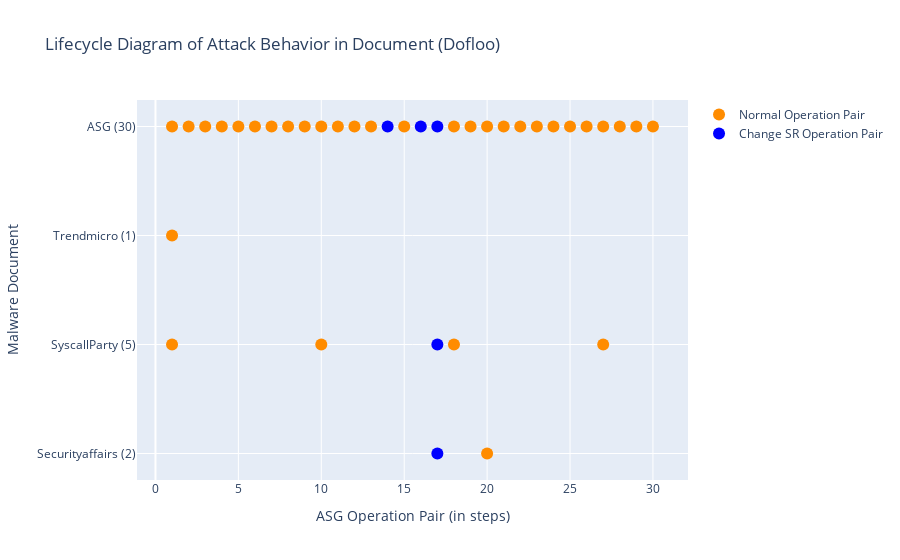

The notebook cell this image was saved under:
### Markdown cell above
### Run Script: draw Lifecycle diagram
- 兩個 traces (legend) 一般的 OP 和 ChangeSys OP。分兩個顏色，不重疊。
- x: [a,a,a,a,b,b,b,c,c,c] 不同 report 的 step 可以放同一個 list，因為屬於同個 trace。

### Code cell
# import plotly.express as px
import plotly.graph_objects as go

def symmetric_difference(list1: list, list2: list) -> list:
    ''' return list1 - list2. '''
    s = set(list2)
    temp3 = [x for x in list1 if x not in s]
    return temp3

def draw_lifecycle(fset:FamilySet):
    familname = fset.familyname
    # reportnames = [rem.reportname for rem in fset.rem_lst if len(rem.match_regex)]

    fig = go.Figure()
    x, y = [], []
    x_sys, y_sys = [], []
    for i, rem in enumerate(fset.rem_lst):
        if len(rem.OPset_order_index) == 0:
            continue

        numOfDot = len(rem.OPset_order_index)
        reportname = rem.reportname.split('.')[0]
        reportname = reportname.split('-')[1]
        if reportname == 'Ms':
            reportname = 'Microsoft'
        reportname += f' ({numOfDot})'
        x_sys.extend(rem.SysOPset_order_index) # 改變系統設定檔的 OP
        y_sys.extend([reportname] * len(rem.SysOPset_order_index))
        current_x_normal = symmetric_difference(rem.OPset_order_index, rem.SysOPset_order_index) # 一般的/其餘的 OP
        # print(reportname, 'numOfDot', numOfDot, 'rem.OPset_order_index', rem.OPset_order_index)
        # print('x_normal', current_x_normal, 'x_sys', rem.SysOPset_order_index)
        x.extend(current_x_normal)
        y.extend([reportname] * len(current_x_normal))
        pass
    # todo: add baseline's lifecycle
    print()
    rowname = f'ASG ({len(fset.sample.OPset)})'
    current_x_system = fset.sample.OPset_sysOnly_ordered_index
    current_x_normal = symmetric_difference(list(range(len(fset.sample.OPset))), current_x_system) # all steps - sysobj steps
    # print(sorted(current_x_system)) # 只能放UPDATE的，OPEN/READ不能喔
    x_sys.extend(current_x_system)
    y_sys.extend([rowname] * len(current_x_system)) 
    x.extend(current_x_normal)
    y.extend([rowname] * len(current_x_normal))
    # print(rowname, len(fset.sample.OPset), len(current_x_system), len(current_x_normal))
    
    # normal OPs
    x = [idx+1 for idx in x] # add 1 to each asg index
    fig.add_trace(go.Scatter(
        x=x,
        y=y,
        marker=dict(color="darkorange", size=12),
        mode="markers",
        name="Normal Operation Pair",
    ))

    # changeSysObj OPs
    x_sys = x = [idx+1 for idx in x_sys]
    fig.add_trace(go.Scatter(
        x=x_sys,
        y=y_sys,
        marker=dict(color="blue", size=12),
        mode="markers",
        name="Change SR Operation Pair",
    ))

    fig.update_layout(title=f"Lifecycle Diagram of Attack Behavior in Document ({familname})",
                    xaxis_title="ASG Operation Pair (in steps)",
                    yaxis_title="Malware Document")
    fig.show()
    pass

draw_lifecycle(fset)

### Figure 1 — Plotly figure (JSON) as saved in the notebook; plotly's stock layout.template omitted (floating-point values rounded to 4 significant figures)
{"data": [{"marker": {"color": "darkorange", "size": 12}, "mode": "markers", "name": "Normal Operation Pair", "type": "scatter", "x": [20, 27, 10, 1, 18, 1, 1, 2, 3, 4, 5, 6, 7, 8, 9, 10, 11, 12, 13, 15, 18, 19, 20, 21, 22, 23, 24, 25, 26, 27, 28, 29, 30], "y": ["Securityaffairs (2)", "SyscallParty (5)", "SyscallParty (5)", "SyscallParty (5)", "SyscallParty (5)", "Trendmicro (1)", "ASG (30)", "ASG (30)", "ASG (30)", "ASG (30)", "ASG (30)", "ASG (30)", "ASG (30)", "ASG (30)", "ASG (30)", "ASG (30)", "ASG (30)", "ASG (30)", "ASG (30)", "ASG (30)", "ASG (30)", "ASG (30)", "ASG (30)", "ASG (30)", "ASG (30)", "ASG (30)", "ASG (30)", "ASG (30)", "ASG (30)", "ASG (30)", "ASG (30)", "ASG (30)", "ASG (30)"]}, {"marker": {"color": "blue", "size": 12}, "mode": "markers", "name": "Change SR Operation Pair", "type": "scatter", "x": [17, 17, 16, 17, 14], "y": ["Securityaffairs (2)", "SyscallParty (5)", "ASG (30)", "ASG (30)", "ASG (30)"]}], "layout": {"title": {"text": "Lifecycle Diagram of Attack Behavior in Document (Dofloo)"}, "xaxis": {"title": {"text": "ASG Operation Pair (in steps)"}}, "yaxis": {"title": {"text": "Malware Document"}}}}
